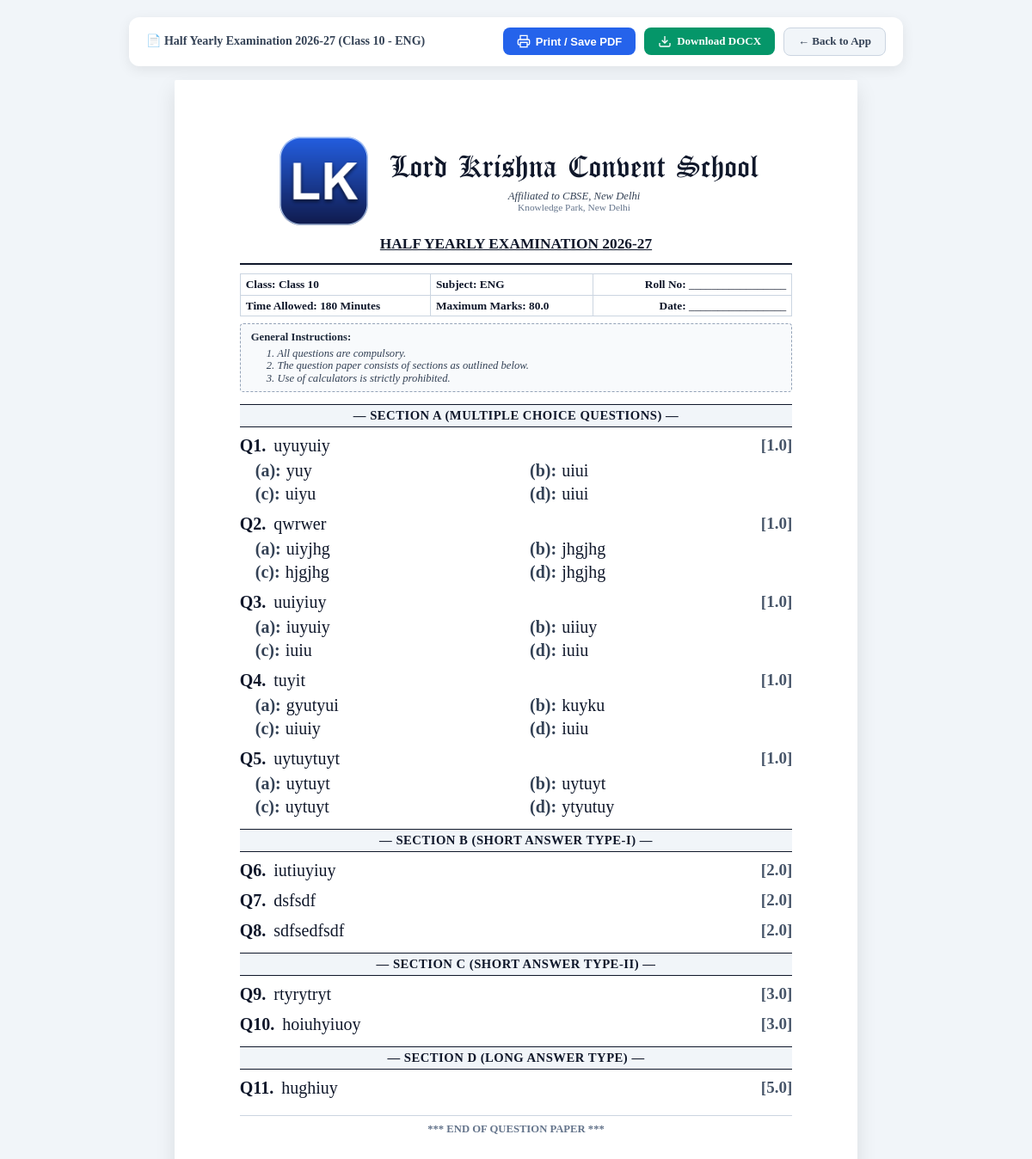
The page /paper/2/print on the database its author committed.
### tables this page shows
CREATE TABLE paper_blueprints (
        id INTEGER PRIMARY KEY AUTOINCREMENT,
        title TEXT NOT NULL,                         -- e.g. "Half Yearly Examination 2026-27"
        class_name TEXT NOT NULL,                    -- e.g. "Class 10"
        section TEXT NOT NULL,                       -- e.g. "A"
        subject TEXT NOT NULL,                       -- e.g. "Mathematics"
        teacher_id INTEGER,                          -- Assigned teacher ID
        duration_minutes INTEGER DEFAULT 180,        -- Duration in minutes
        total_marks REAL DEFAULT 80,                 -- Maximum marks
        general_instructions TEXT DEFAULT '',        -- General instructions text
        sections_config TEXT NOT NULL DEFAULT '[]',  -- JSON array of section blueprints
        status TEXT DEFAULT 'Assigned',              -- 'Draft', 'Assigned', 'Submitted', 'Approved'
        created_at TIMESTAMP DEFAULT CURRENT_TIMESTAMP,
        updated_at TIMESTAMP DEFAULT CURRENT_TIMESTAMP,
        FOREIGN KEY (teacher_id) REFERENCES teachers (id)
    );

CREATE TABLE school_settings (
        id INTEGER PRIMARY KEY,
        school_name TEXT NOT NULL DEFAULT 'DELHI PUBLIC SCHOOL',
        sub_title TEXT DEFAULT 'Affiliated to CBSE, New Delhi | Affiliation No. 123456',
        address TEXT DEFAULT 'Knowledge Park, Institutional Area, New Delhi - 110001',
        logo_path TEXT DEFAULT '',
        watermark_text TEXT DEFAULT 'CONFIDENTIAL',
        show_watermark INTEGER DEFAULT 0,
        font_family TEXT DEFAULT 'Calibri',
        font_size TEXT DEFAULT '11pt',
        line_spacing TEXT DEFAULT '1.15',
        page_layout TEXT DEFAULT '1-column',
        show_marks_box INTEGER DEFAULT 1,
        show_instructions INTEGER DEFAULT 1,
        header_border_style TEXT DEFAULT 'double'
    , school_name_font TEXT DEFAULT 'Old English Text MT', enable_answer_key INTEGER DEFAULT 1, wifi_enabled INTEGER DEFAULT 1, wifi_security_mode TEXT DEFAULT 'secure', wifi_passcode TEXT DEFAULT '', network_scope TEXT DEFAULT 'school_wifi', public_url TEXT DEFAULT '', logo_size INTEGER DEFAULT 80, admin_username TEXT DEFAULT 'admin', admin_password TEXT DEFAULT 'admin123', subjects TEXT DEFAULT '[]', whatsapp_enabled INTEGER DEFAULT 0, whatsapp_mode TEXT DEFAULT 'hybrid', whatsapp_bot_phone TEXT DEFAULT '', whatsapp_phone_number_id TEXT DEFAULT '', whatsapp_access_token TEXT DEFAULT '', whatsapp_verify_token TEXT DEFAULT 'lkcs_exam_studio_verify_token', whatsapp_business_account_id TEXT DEFAULT '', whatsapp_welcome_message TEXT DEFAULT '', whatsapp_session_connected INTEGER DEFAULT 0);

CREATE TABLE questions (
        id INTEGER PRIMARY KEY AUTOINCREMENT,
        blueprint_id INTEGER NOT NULL,
        section_id TEXT NOT NULL,                    -- e.g. "sec_a", "sec_b"
        section_name TEXT NOT NULL,                  -- e.g. "Section A: Multiple Choice Questions"
        question_number INTEGER NOT NULL,            -- e.g. 1, 2, 3...
        question_type TEXT NOT NULL,                 -- 'MCQ', 'VSA', 'Short_Answer', 'Long_Answer', 'Fill_Blanks', 'True_False', 'Case_Study'
        question_text TEXT NOT NULL,
        options TEXT DEFAULT '[]',                   -- JSON array of options e.g. ["Option A", "Option B", "Option C", "Option D"]
        correct_answer TEXT DEFAULT '',              -- Correct answer or answer key
        solution_explanation TEXT DEFAULT '',        -- Marking scheme / explanation
        marks REAL NOT NULL DEFAULT 1.0,
        image_path TEXT DEFAULT '',                  -- Diagram / Image if any
        or_question_text TEXT DEFAULT '',            -- Optional OR choice question
        or_image_path TEXT DEFAULT '',               -- Optional OR image
        created_at TIMESTAMP DEFAULT CURRENT_TIMESTAMP,
        updated_at TIMESTAMP DEFAULT CURRENT_TIMESTAMP,
        FOREIGN KEY (blueprint_id) REFERENCES paper_blueprints (id) ON DELETE CASCADE
    );

### app/main.py (the view)
@app.get("/paper/{blueprint_id}/print", response_class=HTMLResponse)
async def print_paper(request: Request, blueprint_id: int, answer_key: bool = False, role: Optional[str] = "admin"):
    if role == "teacher":
        raise HTTPException(status_code=403, detail="Teachers are not permitted to print or download question papers. Only school administrators have printing privileges.")
    conn = get_db()
    cursor = conn.cursor()
    cursor.execute("SELECT * FROM school_settings WHERE id = 1")
    school_row = cursor.fetchone()
    school = dict(school_row) if school_row else {}
    if answer_key and not school.get('enable_answer_key', 1):
        conn.close()
        raise HTTPException(status_code=403, detail="Answer key feature is disabled by the administrator.")
    cursor.execute("SELECT * FROM paper_blueprints WHERE id = ?", (blueprint_id,))
    bp_row = cursor.fetchone()
    if not bp_row:
        conn.close()
        raise HTTPException(status_code=404, detail="Blueprint not found")
    blueprint = dict(bp_row)
    cursor.execute("SELECT * FROM questions WHERE blueprint_id = ? ORDER BY question_number ASC", (blueprint_id,))
    q_rows = cursor.fetchall()
    conn.close()
    questions = []
    sections_map = {}
    for r in q_rows:
        q = dict(r)
        try:
            q['parsed_options'] = json.loads(q['options']) if q.get('options') else []
        except Exception:
            q['parsed_options'] = []
        sec_name = q.get('section_name') or 'Section'
        if sec_name not in sections_map:
            sections_map[sec_name] = []
        sections_map[sec_name].append(q)
        questions.append(q)
    instructions_list = [line.strip() for line in (blueprint.get('general_instructions') or '').split('\n') if line.strip()]
    return templates.TemplateResponse(request=request, name="paper_print.html", context={
        "blueprint": blueprint,
        "school": school,
        "sections_map": sections_map,
        "questions": questions,
        "instructions_list": instructions_list,
        "is_answer_key": answer_key
    })

### app/templates/paper_print.html (shortened to what this page needs)
<!DOCTYPE html>
<html lang="en">
<head>
    <link rel="stylesheet" href="https://cdn.jsdelivr.net/npm/katex@0.16.8/dist/katex.min.css">
</head>
<body>
    <div class="no-print-bar">
        <div class="bar-left">
            <span>📄 {{ blueprint.title }} ({{ blueprint.class_name }} - {{ blueprint.subject }})</span>
        </div>
        <div class="bar-actions">
            <button onclick="window.print()" class="btn btn-primary" title="Print or Save as PDF">
                <svg width="16" height="16" viewBox="0 0 24 24" fill="none" stroke="currentColor" stroke-width="2"><polyline points="6 9 6 2 18 2 18 9"></polyline><path d="M6 18H4a2 2 0 0 1-2-2v-5a2 2 0 0 1 2-2h16a2 2 0 0 1 2 2v5a2 2 0 0 1-2 2h-2"></path><rect x="6" y="14" width="12" height="8"></rect></svg>
                Print / Save PDF
            </button>
            <a href="/api/paper/{{ blueprint.id }}/docx" class="btn btn-emerald" title="Download Word DOCX file">
                <svg width="16" height="16" viewBox="0 0 24 24" fill="none" stroke="currentColor" stroke-width="2"><path d="M21 15v4a2 2 0 0 1-2 2H5a2 2 0 0 1-2-2v-4"></path><polyline points="7 10 12 15 17 10"></polyline><line x1="12" y1="15" x2="12" y2="3"></line></svg>
                Download DOCX
            </a>
            <a href="/" class="btn btn-secondary">← Back to App</a>
        </div>
    </div>
    <div class="paper-sheet">
        <div class="paper-content">
            <div class="school-header">
                <div class="header-with-logo">
                    {% if school.logo_path %}
                    <img src="/{{ school.logo_path }}" alt="Logo" class="school-logo">
                    {% endif %}
                    <div>
                        <h1 class="school-title">{{ school.school_name }}</h1>
                        {% if school.sub_title %}
                        <div class="school-subtitle">{{ school.sub_title }}</div>
                        {% endif %}
                        {% if school.address %}
                        <div class="school-address">{{ school.address }}</div>
                        {% endif %}
                    </div>
                </div>
                <div class="exam-heading">
                    {{ blueprint.title }}
                </div>
            </div>
            <table class="details-table">
                <tr>
                    <td><strong>Class:</strong> <span class="bold-val">{{ blueprint.class_name }}</span></td>
                    <td><strong>Subject:</strong> <span class="bold-val">{{ blueprint.subject }}</span></td>
                    <td style="text-align: right;"><strong>Roll No:</strong> _________________</td>
                </tr>
                <tr>
                    <td><strong>Time Allowed:</strong> <span class="bold-val">{{ blueprint.duration_minutes }} Minutes</span></td>
                    <td><strong>Maximum Marks:</strong> <span class="bold-val">{{ blueprint.total_marks }}</span></td>
                    <td style="text-align: right;"><strong>Date:</strong> _________________</td>
                </tr>
            </table>
            {% if blueprint.general_instructions and not is_answer_key and school.show_instructions %}
            <div class="instructions-box">
                <div class="instructions-title">General Instructions:</div>
                <div class="instructions-list">
                    {% for line in instructions_list %}
                    <div>{{ line }}</div>
                    {% endfor %}
                </div>
            </div>
            {% endif %}
            <div class="questions-container">
                {% for sec_name, sec_questions in sections_map.items() %}
                <div class="section-header">― {{ sec_name }} ―</div>
                {% for q in sec_questions %}
                <div class="question-card">
                    <div class="q-header">
                        <div class="q-text-wrapper">
                            <span class="q-num">Q{{ q.question_number }}.</span>
                            <span class="q-text">{{ q.question_text }}</span>
                        </div>
                        <div class="q-marks">[{{ q.marks }}]</div>
                    </div>
                    {% if q.question_type == 'MCQ' and q.parsed_options %}
                    <div class="options-grid">
                        {% for opt in q.parsed_options %}
                        <div class="option-item">
                            <span class="opt-label">({{ ['a','b','c','d','e','f'][loop.index0] if loop.index0 < 6 else loop.index }}):</span>
                            <span>{{ opt }}</span>
                        </div>
                        {% endfor %}
                    </div>
                    {% endif %}
                </div>
                {% endfor %}
                {% endfor %}
            </div>
            <div class="end-paper">
                *** END OF QUESTION PAPER ***
            </div>
        </div>
    </div>
</body>
</html>

### rows shown on the page
paper_blueprints: title "Half Yearly Examination 2026-27", class_name "Class 10", subject "ENG", title "HALF YEARLY EXAMINATION 2026-27", duration_minutes "180", total_marks "80.0"
school_settings: logo_path (picture), school_name "Lord Krishna Convent School", sub_title "Affiliated to CBSE, New Delhi", address "Knowledge Park, New Delhi"
questions: section_name "SECTION A (MULTIPLE CHOICE QUESTIONS)", question_number "1", question_text "uyuyuiy", marks "1.0", index0 "a" "b" "c" "d", parsed_options "yuy" "uiui" "uiyu" "uiui"
questions: question_number "2", question_text "qwrwer", marks "1.0", index0 "a" "b" "c" "d", parsed_options "uiyjhg" "jhgjhg" "hjgjhg" "jhgjhg"
questions: question_number "3", question_text "uuiyiuy", marks "1.0", index0 "a" "b" "c" "d", parsed_options "iuyuiy" "uiiuy" "iuiu" "iuiu"
questions: question_number "4", question_text "tuyit", marks "1.0", index0 "a" "b" "c" "d", parsed_options "gyutyui" "kuyku" "uiuiy" "iuiu"
questions: question_number "5", question_text "uytuytuyt", marks "1.0", index0 "a" "b" "c" "d", parsed_options "uytuyt" "uytuyt" "uytuyt" "ytyutuy"
questions: section_name "SECTION B (SHORT ANSWER TYPE-I)", question_number "6", question_text "iutiuyiuy", marks "2.0"
questions: question_number "7", question_text "dsfsdf", marks "2.0"
questions: question_number "8", question_text "sdfsedfsdf", marks "2.0"
questions: section_name "SECTION C (SHORT ANSWER TYPE-II)", question_number "9", question_text "rtyrytryt", marks "3.0"
questions: question_number "10", question_text "hoiuhyiuoy", marks "3.0"
questions: section_name "SECTION D (LONG ANSWER TYPE)", question_number "11", question_text "hughiuy", marks "5.0"

### other values the page prints
{{ line }} "1. All questions are compulsory." "2. The question paper consists of sections as outlined below." "3. Use of calculators is strictly prohibited."
